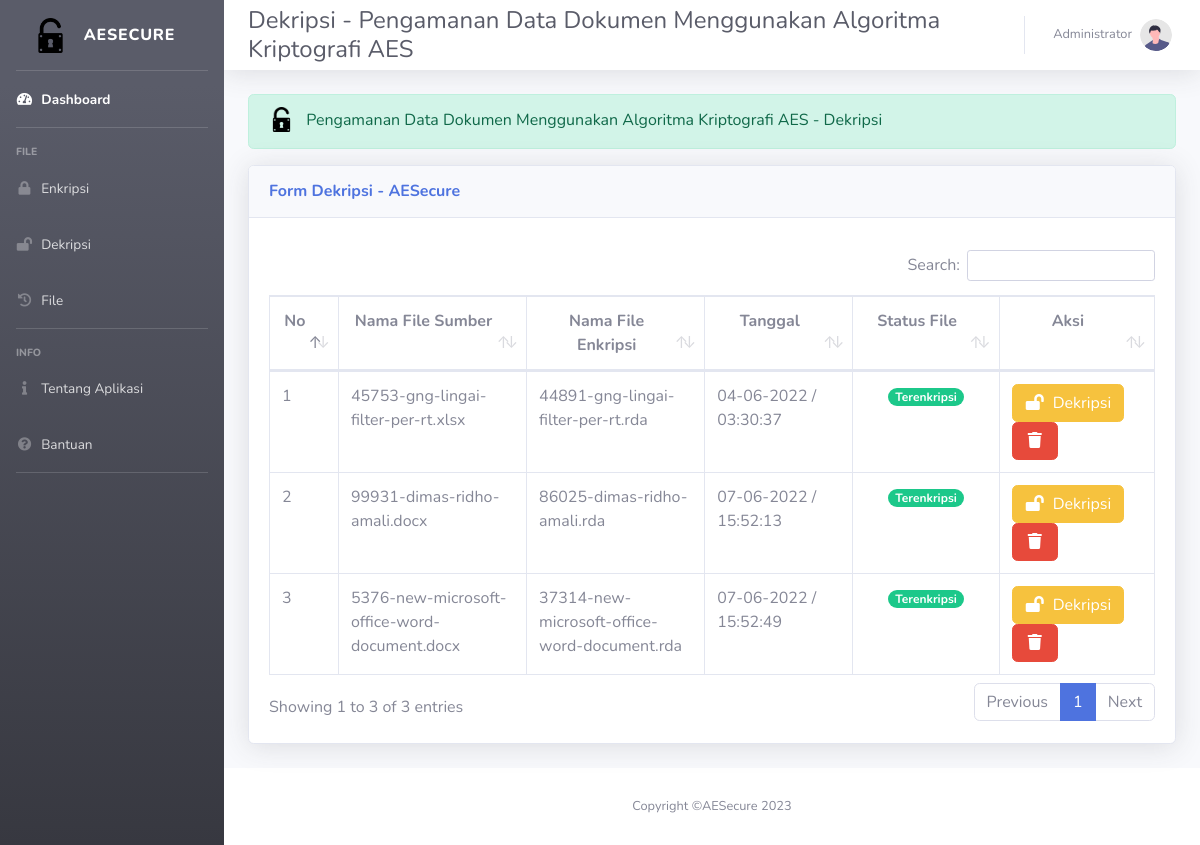
Screenshot of /dashboard/dekripsi.php (signed in) with the database file from the repository.
### tables this page shows
CREATE TABLE `users` (
  `username` varchar(15) NOT NULL,
  `password` varchar(100) DEFAULT NULL,
  `fullname` varchar(50) DEFAULT NULL,
  `job_title` varchar(50) DEFAULT NULL,
  `join_date` timestamp NULL DEFAULT NULL,
  `last_activity` timestamp NULL DEFAULT NULL,
  `status` enum('1','2') DEFAULT NULL
);

CREATE TABLE `file` (
  `id_file` int(11) NOT NULL,
  `username` varchar(15) DEFAULT NULL,
  `file_name_source` varchar(255) DEFAULT NULL,
  `file_name_finish` varchar(255) DEFAULT NULL,
  `file_url` varchar(255) DEFAULT NULL,
  `file_size` float DEFAULT NULL,
  `password` varchar(16) DEFAULT NULL,
  `tgl_upload` timestamp NULL DEFAULT NULL,
  `status` enum('1','2') DEFAULT NULL,
  `keterangan` varchar(255) DEFAULT NULL
);

### dashboard/dekripsi.php (the view, shortened to what this page needs)
<?php
include('../config.php');
?>
<!DOCTYPE html>
<html>
<?php
$user = $_SESSION['username'];
$query = $mysqli->query("SELECT fullname,job_title,last_activity FROM users WHERE username='$user'");
$data = mysqli_fetch_array($query);
?>
<head>
  <link href="../vendor/fontawesome-free/css/all.min.css" rel="stylesheet" type="text/css">
  <link href="../assets/assets2/css/sb-admin-2.min.css" rel="stylesheet">
  <link href="../vendor/datatables/dataTables.bootstrap4.min.css" rel="stylesheet">
</head>
<body id="page-top">
  <div id="wrapper">
    <ul class="navbar-nav bg-gradient-dark sidebar sidebar-dark accordion" id="accordionSidebar">
      <a class="sidebar-brand d-flex align-items-center justify-content-center" href="../dashboard/index.php">
        <div class="sidebar-brand-icon">
          <img src="../assets/assets2/img/open-lock.png" width="35" height="35">
        </div>
        <div class="sidebar-brand-text mx-3">AESecure</div>
      </a>
      <hr class="sidebar-divider my-0">
      <li class="nav-item active">
        <a class="nav-link" href="../dashboard/index.php">
          <i class="fas fa-fw fa-tachometer-alt"></i>
          <span>Dashboard</span></a>
      </li>
      <hr class="sidebar-divider">
      <div class="sidebar-heading">
        File
      </div>
      <li class="nav-item">
        <a class="nav-link collapsed" href="enkripsi.php" aria-expanded="true">
          <i class="fas fa-fw fa-lock"></i>
          <span>Enkripsi</span>
        </a>
        <a class="nav-link collapsed" href="dekripsi.php" aria-expanded="true">
          <i class="fas fa-fw fa-lock-open"></i>
          <span>Dekripsi</span>
        </a>
        <a class="nav-link collapsed" href="file.php" aria-expanded="true">
          <i class="fas fa-fw fa-file"></i>
          <span>File</span>
        </a>
        <hr class="sidebar-divider">
      </li>
      <div class="sidebar-heading">
        Info
      </div>
      <li class="nav-item">
        <a class="nav-link collapsed" href="tentang.php" aria-expanded="true">
          <i class="fas fa-fw fa-info"></i>
          <span>Tentang Aplikasi</span>
        </a>
        <a class="nav-link collapsed" href="bantuan.php" aria-expanded="true">
          <i class="fas fa-fw fa-question-circle"></i>
          <span>Bantuan</span>
        </a>
        <hr class="sidebar-divider">
      </li>
    </ul>
    <div id="content-wrapper" class="d-flex flex-column">
      <div id="content">
        <nav class="navbar navbar-expand navbar-light bg-white topbar mb-4 static-top shadow">
          <h1 class="h4 mb-0 ml-2 text-gray-800">Dekripsi - Pengamanan Data Dokumen Menggunakan Algoritma Kriptografi AES </h1>
          <ul class="navbar-nav ml-auto">
            <li class="nav-item dropdown no-arrow">
              <a class="nav-link dropdown-toggle" href="#" id="userDropdown" role="button" data-toggle="dropdown" aria-haspopup="true" aria-expanded="false">
                <span class="mr-2 d-none d-lg-inline text-gray-600 small"><?php echo $data['fullname']; ?></span>
                <img class="img-profile rounded-circle" src="../img/undraw_profile.svg">
              </a>
            </li>
          </ul>
        </nav>
        <div class="container-fluid">
          <div class="alert alert-success" role="alert">
            <i><img src="../assets/assets2/img/open-lock.png" class="mb-1 mr-2" width="25"></i>
            Pengamanan Data Dokumen Menggunakan Algoritma Kriptografi AES - Dekripsi
          </div>
          <div class="card shadow mb-4">
            <div class="card-header py-3">
              <h6 class="m-0 font-weight-bold text-primary">Form Dekripsi - AESecure</h6>
            </div>
            <div class="card-body">
              <div class="table-responsive">
                <table class="table table-bordered" id="dataTable" width="100%" cellspacing="0">
                  <table class="table table-bordered" id="file" width="100%" cellspacing="0">
                    <thead>
                      <tr>
                        <td width="1%" class="text-center"><strong>No</strong></td>
                        <td width="12%" class="text-center"><strong>Nama File Sumber</strong></td>
                        <td width="12%" class="text-center"><strong>Nama File Enkripsi</strong></td>
                        <td width="10%" class="text-center"><strong>Tanggal</strong></td>
                        <td width="10%" class="text-center"><strong>Status File</strong></td>
                        <td width="10%" class="text-center"><strong>Aksi</strong></td>
                      </tr>
                    </thead>
                    <tbody>
                      <?php
                      $i = 1;
                      $query = $mysqli->query("SELECT * FROM file WHERE status=1");
                      while ($data = mysqli_fetch_array($query)) { ?>
                        <tr>
                          <td><?php echo $i; ?></td>
                          <td><?php echo $data['file_name_source']; ?></td>
                          <td><?php echo $data['file_name_finish']; ?></td>
                          <td><?php echo date('d-m-Y / H:i:s', strtotime($data['tgl_upload'])) ?></td>
                          <?php
                          if ($data['status'] == 1) { ?>
                            <td class="text-center"><a href="#" class="badge badge-pill badge-success">Terenkripsi</a></td>
                          <?php } else if ($data['status'] == 2) { ?>
                            <td class="text-center"><a href="#" class="badge badge-pill badge-warning">Dekripsi</a></td>
                          <?php } else { ?>
                            <td class="text-center"><a href="#" class="badge badge-pill badge-danger">No Status</a></td>
                          <?php } ?>
                          <td>
                            <?php
                            $a = $data['id_file'];
                            if ($data['status'] == 1) {
                              echo '<a href="dekripsi-file.php?id_file=' . $a . '" class="btn btn-warning"><i class="fas fa-fw fa-lock-open mr-2"></i>Dekripsi</a>';
                            } elseif ($data['status'] == 2) {
                              echo '<a href="enkripsi.php" class="btn btn-success">Enkripsi File</a>';
                            } else {
                              echo '<a href="dekripsi.php" class="btn btn-danger">Data Tidak Diketahui</a>';
                            }
                            ?>
                            <?php
                            $a = $data['id_file'];
                            echo '<a href="hapus.php?id_file=' . $a . '" onclick="return confirm(`Anda yakin ingin menghapus ini ?`)" class="btn btn-danger"><i class="fas fa-fw fa-trash"></i></a>';
                            ?>
                          </td>
                        </tr>
                      <?php
                        $i++;
                      } ?>
                    </tbody>
                  </table>
              </div>
            </div>
          </div>
        </div>
      </div>
      <footer class="sticky-footer bg-white">
        <div class="container my-auto">
          <div class="copyright text-center my-auto">
            <span>Copyright &copy;AESecure 2023 </span>
          </div>
        </div>
      </footer>
    </div>
  </div>
</body>
</html>

### rows the page displays
users: fullname "Administrator"
file: file_name_source "45753-gng-lingai-filter-per-rt.xlsx", file_name_finish "44891-gng-lingai-filter-per-rt.rda", tgl_upload "04-06-2022 / 03:30:37", status "Terenkripsi"
file: file_name_source "99931-dimas-ridho-amali.docx", file_name_finish "86025-dimas-ridho-amali.rda", tgl_upload "07-06-2022 / 15:52:13", status "Terenkripsi"
file: file_name_source "5376-new-microsoft-office-word-document.docx", file_name_finish "37314-new-microsoft-office-word-document.rda", tgl_upload "07-06-2022 / 15:52:49", status "Terenkripsi"
